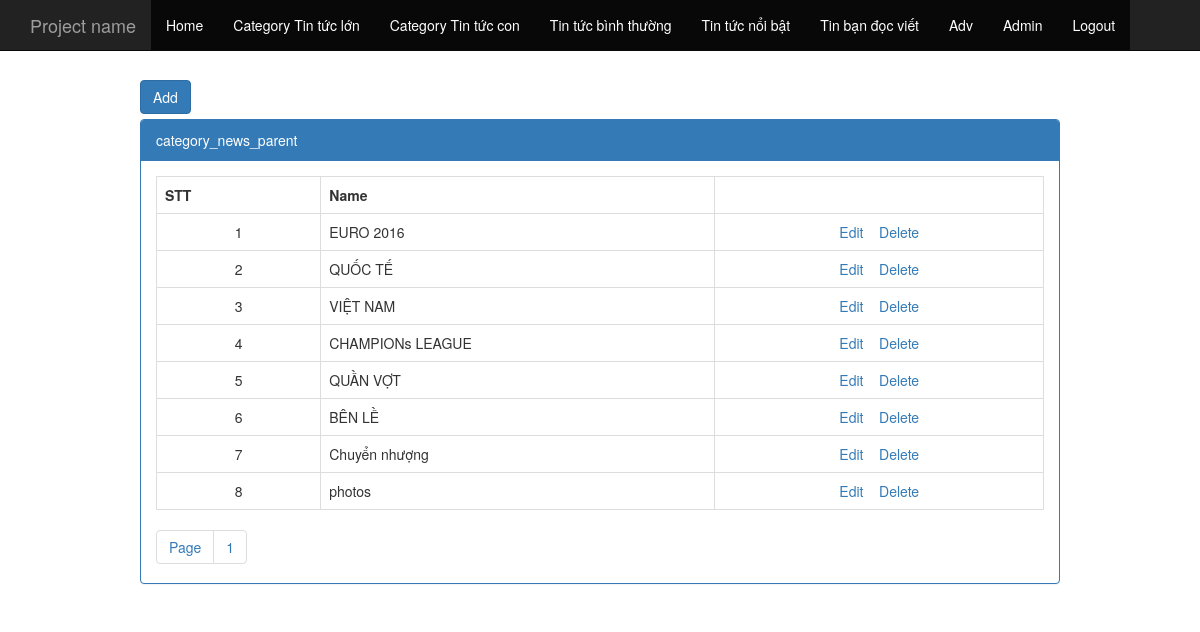
The app's page /admin/index.php?controller=category_news_parent (signed in) with its own data.
### tables this page shows
CREATE TABLE `tbl_category_news_parent` (
  `pk_category_news_parent_id` int(11) NOT NULL,
  `c_name` varchar(200) NOT NULL
);

### admin/controller/controller_category_news_parent.php (called while the page is built, shortened)
<?php
	$so_ban_ghi_tren_trang = 10;
	$so_ban_ghi = num_rows("select *from tbl_category_news_parent");
	$so_trang = ceil($so_ban_ghi/$so_ban_ghi_tren_trang);
	$tu_ban_ghi = isset($_GET["p"]) ? (($_GET["p"]-1)*$so_ban_ghi_tren_trang):0;
	$arr = fetch("select * from tbl_category_news_parent limit $tu_ban_ghi,$so_ban_ghi_tren_trang");
	include "view/view_category_news_parent.php";
?>

### admin/model/model.php (called while the page is built, shortened)
<?php
	function fetch($sql){
		global $con;
		$result = mysqli_query($con,$sql);
		$arr = array();
		while ($row = mysqli_fetch_array($result))
			$arr[] = $row;
		return $arr;
	}
	function num_rows($sql){
		global $con;
		$result = mysqli_query($con,$sql);
		return mysqli_num_rows($result);
	}
?>

### admin/view/view_category_news_parent.php (the view, shortened to what this page needs)
<div class="col-md-10 col-xs-offset-1">
  <div style="margin-bottom:5px;">
    <a href="index.php?controller=add_edit_category_news_parent&act=add" class="btn btn-primary">Add</a>
  </div>
  <div class="panel panel-primary">
    <div class="panel-heading">category_news_parent</div>
    <div class="panel-body">
      <table cellpadding="5" class="table table-hover table-bordered">
        <tr>
          <th style="width:50px;">STT</th>
          <th style="width:120px;">Name</th>
          <th style="width:100px;"></th>
        </tr>
      <?php
        $stt = 0;
        foreach($arr as $rows)
        {
          $stt++;
      ?>
        <tr>
          <td style="text-align:center"><?php echo $stt;?></td>
          <td><?php echo $rows["c_name"]; ?></td>
          <td style="text-align:center">
            <a href="index.php?controller=add_edit_category_news_parent&act=edit&id=<?php echo $rows["pk_category_news_parent_id"];?>">Edit</a>
            <a href="index.php?controller=category_news_parent&act=delete&id=<?php echo $rows["pk_category_news_parent_id"];?>" onclick="return window.confirm('Are you sure?');">Delete</a>
          </td>
        </tr>
      <?php } ?>
      </table>
    <ul class="pagination">
      <li>
        <a href="#">Page</a>
      </li>
      <?php
        for($i = 1; $i<= $so_trang; $i++)
        {
      ?>
      <li>
        <a href="index.php?controller=category_news_parent&p=<?php echo $i;?>"><?php echo $i;?></a>
      </li>
      <?php } ?>
    </ul>
    </div>
  </div>
</div>

### admin/view/view_category_news_parent.php (style rules this page uses)
.pagination { padding: 0px; margin: 0px; }

### records on screen
tbl_category_news_parent: c_name "EURO 2016"
tbl_category_news_parent: c_name "QUỐC TẾ"
tbl_category_news_parent: c_name "VIỆT NAM"
tbl_category_news_parent: c_name "CHAMPIONs LEAGUE"
tbl_category_news_parent: c_name "QUẦN VỢT"
tbl_category_news_parent: c_name "BÊN LỀ"
tbl_category_news_parent: c_name "Chuyển nhượng"
tbl_category_news_parent: c_name "photos"
